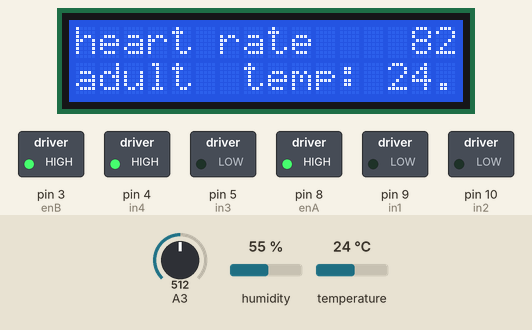
Simulated run of this sketch. Board: Arduino Uno, built with avr-gcc and run on an emulated ATmega328P. Shown: 16×2 character LCD, switched loads named in the sketch (green lamp = pin HIGH). Dashed ring = blinking. The inputs (shaded band) are chosen by the test bench; at power-on: A3 = 512, temperature 24 °C, humidity 55 %. Random numbers use the default seed unless the sketch sets one; what the sketch prints to the serial monitor is not drawn.

Above: at 5.2 s.
5.3 s: A3 set to 67
At 7.22 s:
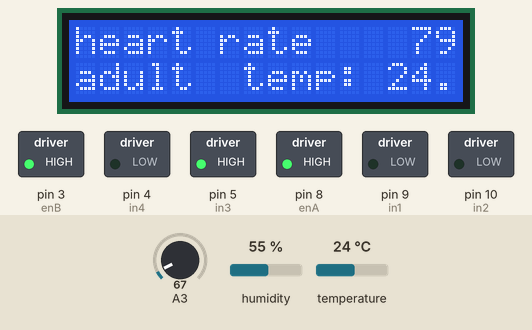
7.3 s: A3 set to 56
At 8.6 s:
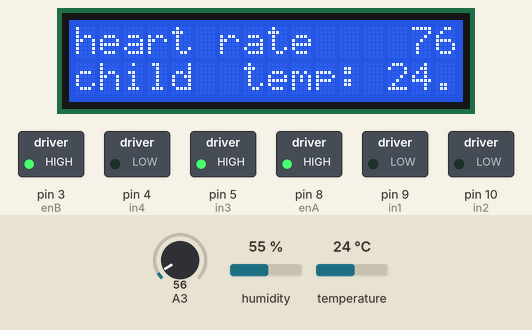
10.2 s: temperature set to 12 °C
At 11.64 s:
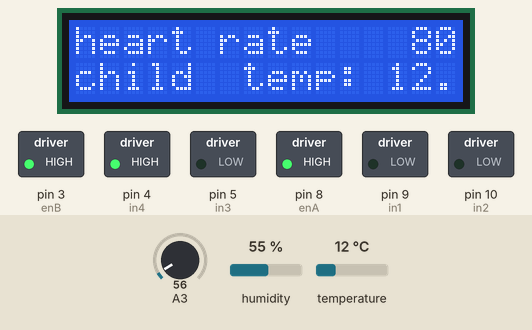
12.4 s: temperature set to 19 °C
At 13.0 s:
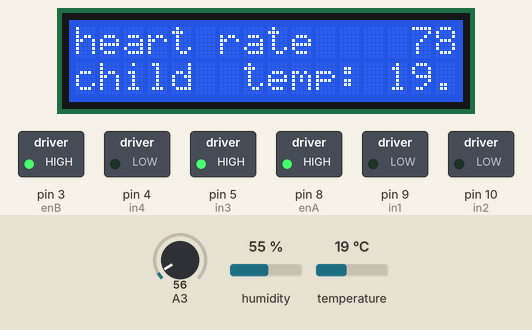
14.1 s: temperature set to 28 °C
At 14.7 s:
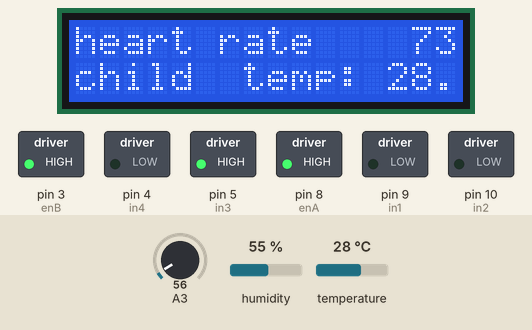
15.8 s: A3 set to 96
At 17.86 s:
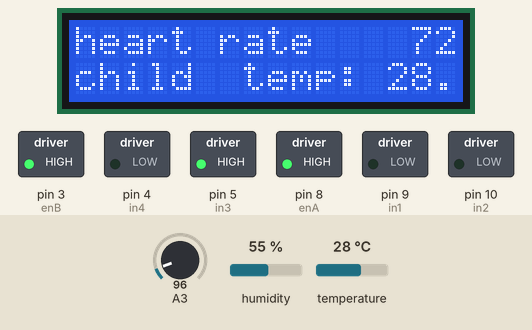
18.1 s: A3 set to 110
Timing chart, 0 to 20.8 s (numbered marks = the images above; inputs shaded):
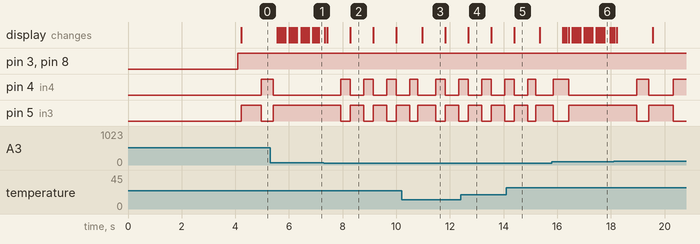

The sketch:

code.ino
```cpp
#include <Servo.h>

#include <LiquidCrystal_I2C.h>
#include <dht.h>
#include <Wire.h>
// Set the LCD address to 0x27 for a 16 chars and 2 line display
#define dht_pin A0
LiquidCrystal_I2C lcd(0x27,16,2);
dht DHT; // create servo object to control a servo
int potpin = 3;  // analog pin used to connect the potentiometer
int val;    // variable to read the value from the analog pin
float pos = 0;
int a;
int b;
int c=5;
int enA = 8;
int in1 =9;
int in2 =10;
int enB = 3;
int in3 = 5;
int in4 = 4;
void setup() {
 pinMode(enB, OUTPUT);
 pinMode(in3, OUTPUT);
 pinMode(in4, OUTPUT);
 pinMode(enA, OUTPUT);
 pinMode(in1, OUTPUT);
 pinMode(in2, OUTPUT);

 // Turn off motors - Initial state
 digitalWrite(in3, LOW);
 digitalWrite(in4, LOW);
  digitalWrite(in1, LOW);
 digitalWrite(in2, LOW);
  lcd.init();

  // Turn on the blacklight and print a message.
  lcd.backlight();
  Serial.begin(9600);
  lcd.setCursor(0,0);           //sets the cursor at row 0 column 0
  lcd.print("Emergency Vent"); // prints 16x2 LCD MODULE159*
  lcd.setCursor(2,1);           //sets the cursor at row 1 column 2
  lcd.print("Welcome to GMRIT");
  Serial.println("DHT11 Humidity & temperature Sensor\n\n");
  Serial.print("Initializing pulse oximeter..");
    lcd.clear();
  Serial.begin(9600);

  // Turn on the blacklight and print a message.
delay(4000);
}

void loop() {
  int potpin= analogRead(A3);
  analogWrite(enB, 255);
  analogWrite(enA, 150);

   DHT.read11(dht_pin);
   a=random(72,83);
   b=random(95,100);

  Serial.println("Spd:Fast Ang:180   ");

  Serial.print("temperature :");
  Serial.println(DHT.temperature);
  Serial.print("Heart rate:");
  Serial.print(a);
  Serial.print("bpm / SpO2:");
  Serial.print(b);
  Serial.println("%");
   lcd.setCursor(0,0);            //sets the cursor at row 0 column 0
  lcd.print("heart rate");
  lcd.setCursor(14,0);           //sets the cursor at row 0 column 0
  lcd.print(a);
  // prints 16x2 LCD MODULE
  lcd.setCursor(7,1);                   //sets the cursor at row 1 column 2
lcd.print("temp:");
lcd.setCursor(13,1);           //sets the cursor at row 1 column 2
lcd.print(DHT.temperature);
if (potpin<60){
  lcd.setCursor(0,1);                   //sets the cursor at row 1 column 2
lcd.print("child");
  digitalWrite(in3, HIGH);
 digitalWrite(in4, LOW);
 delay(500);
  digitalWrite(in3, LOW);
 digitalWrite(in4, HIGH);
 delay(300);

}
if (100<potpin){
   lcd.setCursor(0,1);                   //sets the cursor at row 1 column 2
lcd.print("adult");
  digitalWrite(in3, HIGH);
 digitalWrite(in4, LOW);
 delay(750);
  digitalWrite(in3, LOW);
 digitalWrite(in4, HIGH);
 delay(450);

}
if (c%5==0){
   digitalWrite(in3, HIGH);
 digitalWrite(in4, LOW);
 delay(100);
 Serial.println(c);

}
c=c+1;


}
```

Measured:
- the behaviour switches between 60 and 59 on A3 (found by bisection; images 1 and 2)
- after the input at 7.3 s, pin 4 (in4): alternates HIGH for 0.36 s and LOW for 0.50 s, starting after 0.63 s; pin 5 (in3): alternates HIGH for 0.50 s and LOW for 0.36 s, starting after 0.63 s
- after the input at 18.1 s, pin 4 (in4): LOW → HIGH after 0.86 s, → LOW 0.45 s later, → HIGH 0.91 s later; pin 5 (in3): HIGH → LOW after 0.86 s, → HIGH 0.45 s later, → LOW 0.91 s later
- what the display in image 2 shows lasts 0.8 s, from 8.3 s to 9.1 s
- what the display in image 5 shows lasts 1.0 s, from 14.4 s to 15.4 s
